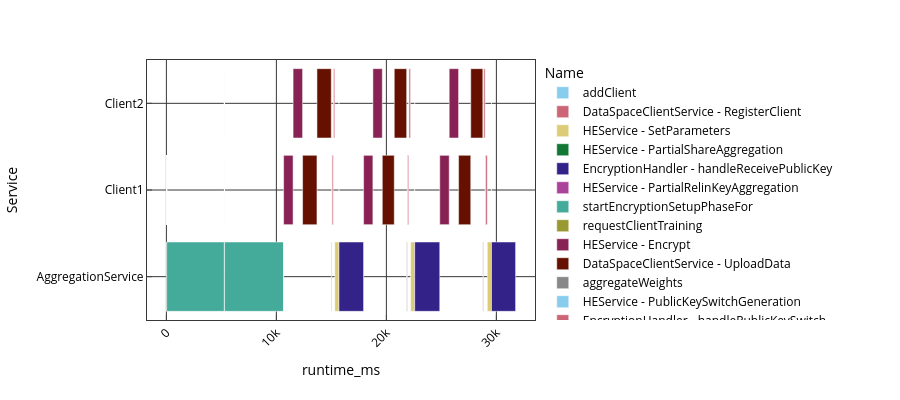

Source (notebook cell):
### Code cell
df = px.data.tips()
fig = px.bar(data_joined, base="Start_without_offset", x="runtime_ms", y="Service", color='Name', orientation='h',
             hover_data=["EndTime", "StartMs", "runtime_ms"], color_discrete_sequence=px.colors.qualitative.Safe,
             height=400)
fig.show()

### Figure 1 — Plotly figure (JSON) as saved in the notebook; plotly's stock layout.template omitted (floating-point values rounded to 4 significant figures)
{"data": [{"base": [0, 5259.0], "customdata": [["14:41:25.964356", 0], ["14:41:34.049860", 8086.0]], "hovertemplate": "Name=addClient<br>Start_without_offset=%{base}<br>runtime_ms=%{x}<br>Service=%{y}<br>EndTime=%{customdata[0]}<br>StartMs=%{customdata[1]}<extra></extra>", "legendgroup": "addClient", "marker": {"color": "rgb(136, 204, 238)", "pattern": {"shape": ""}}, "name": "addClient", "orientation": "h", "showlegend": true, "textposition": "auto", "type": "bar", "x": [0.001833, 0.000833], "xaxis": "x", "y": ["AggregationService", "AggregationService"], "yaxis": "y"}, {"base": [0.001833, 5259.0], "customdata": [["14:41:25.975143", 10.79], ["14:41:34.060062", 8096.0]], "hovertemplate": "Name=DataSpaceClientService - RegisterClient<br>Start_without_offset=%{base}<br>runtime_ms=%{x}<br>Service=%{y}<br>EndTime=%{customdata[0]}<br>StartMs=%{customdata[1]}<extra></extra>", "legendgroup": "DataSpaceClientService - RegisterClient", "marker": {"color": "rgb(204, 102, 119)", "pattern": {"shape": ""}}, "name": "DataSpaceClientService - RegisterClient", "orientation": "h", "showlegend": true, "textposition": "auto", "type": "bar", "x": [13.21, 12.49], "xaxis": "x", "y": ["Client1", "Client2"], "yaxis": "y"}, {"base": [13.21, 5271.0], "customdata": [["14:41:25.983500", 19.14], ["14:41:34.068452", 8104.0]], "hovertemplate": "Name=HEService - SetParameters<br>Start_without_offset=%{base}<br>runtime_ms=%{x}<br>Service=%{y}<br>EndTime=%{customdata[0]}<br>StartMs=%{customdata[1]}<extra></extra>", "legendgroup": "HEService - SetParameters", "marker": {"color": "rgb(221, 204, 119)", "pattern": {"shape": ""}}, "name": "HEService - SetParameters", "orientation": "h", "showlegend": true, "textposition": "auto", "type": "bar", "x": [8.294, 8.337], "xaxis": "x", "y": ["Client1", "Client2"], "yaxis": "y"}, {"base": [21.5, 5279.0, 5279.0], "customdata": [["14:41:30.996970", 5033.0], ["14:41:39.057244", 13090.0], ["14:41:39.058305", 13090.0]], "hovertemplate": "Name=HEService - PartialShareAggregation<br>Start_without_offset=%{base}<br>runtime_ms=%{x}<br>Service=%{y}<br>EndTime=%{customdata[0]}<br>StartMs=%{customdata[1]}<extra></extra>", "legendgroup": "HEService - PartialShareAggregation", "marker": {"color": "rgb(17, 119, 51)", "pattern": {"shape": ""}}, "name": "HEService - PartialShareAggregation", "orientation": "h", "showlegend": true, "textposition": "auto", "type": "bar", "x": [0.008583, 0.002375, 0.0015], "xaxis": "x", "y": ["Client1", "Client1", "Client2"], "yaxis": "y"}, {"base": [21.51, 5279.0, 5281.0], "customdata": [["14:41:31.011173", 5047.0], ["14:41:39.062853", 13100.0], ["14:41:39.064792", 13100.0]], "hovertemplate": "Name=EncryptionHandler - handleReceivePublicKey<br>Start_without_offset=%{base}<br>runtime_ms=%{x}<br>Service=%{y}<br>EndTime=%{customdata[0]}<br>StartMs=%{customdata[1]}<extra></extra>", "legendgroup": "EncryptionHandler - handleReceivePublicKey", "marker": {"color": "rgb(51, 34, 136)", "pattern": {"shape": ""}}, "name": "EncryptionHandler - handleReceivePublicKey", "orientation": "h", "showlegend": true, "textposition": "auto", "type": "bar", "x": [1.149, 1.256, 1.117], "xaxis": "x", "y": ["Client1", "Client1", "Client2"], "yaxis": "y"}, {"base": [22.66, 5282.0, 5284.0], "customdata": [["14:41:31.037810", 5073.0], ["14:41:39.082244", 13120.0], ["14:41:39.259197", 13290.0]], "hovertemplate": "Name=HEService - PartialRelinKeyAggregation<br>Start_without_offset=%{base}<br>runtime_ms=%{x}<br>Service=%{y}<br>EndTime=%{customdata[0]}<br>StartMs=%{customdata[1]}<extra></extra>", "legendgroup": "HEService - PartialRelinKeyAggregation", "marker": {"color": "rgb(170, 68, 153)", "pattern": {"shape": ""}}, "name": "HEService - PartialRelinKeyAggregation", "orientation": "h", "showlegend": true, "textposition": "auto", "type": "bar", "x": [2.38, 2.257, 2.449], "xaxis": "x", "y": ["Client1", "Client1", "Client2"], "yaxis": "y"}, {"base": [25.04, 5287.0], "customdata": [["14:41:31.197952", 5234.0], ["14:41:39.414548", 13450.0]], "hovertemplate": "Name=startEncryptionSetupPhaseFor<br>Start_without_offset=%{base}<br>runtime_ms=%{x}<br>Service=%{y}<br>EndTime=%{customdata[0]}<br>StartMs=%{customdata[1]}<extra></extra>", "legendgroup": "startEncryptionSetupPhaseFor", "marker": {"color": "rgb(68, 170, 153)", "pattern": {"shape": ""}}, "name": "startEncryptionSetupPhaseFor", "orientation": "h", "showlegend": true, "textposition": "auto", "type": "bar", "x": [5234.0, 5365.0], "xaxis": "x", "y": ["AggregationService", "AggregationService"], "yaxis": "y"}, {"base": [10650.0, 17930.0, 21840.0], "customdata": [["14:41:53.083988", 27120.0], ["14:42:32.191933", 66230.0], ["14:42:51.979431", 86020.0]], "hovertemplate": "Name=requestClientTraining<br>Start_without_offset=%{base}<br>runtime_ms=%{x}<br>Service=%{y}<br>EndTime=%{customdata[0]}<br>StartMs=%{customdata[1]}<extra></extra>", "legendgroup": "requestClientTraining", "marker": {"color": "rgb(153, 153, 51)", "pattern": {"shape": ""}}, "name": "requestClientTraining", "orientation": "h", "showlegend": true, "textposition": "auto", "type": "bar", "x": [4.722, 3.158, 1.942], "xaxis": "x", "y": ["AggregationService", "AggregationService", "AggregationService"], "yaxis": "y"}, {"base": [10660.0, 11520.0, 17930.0, 18770.0, 24850.0, 25710.0], "customdata": [["14:42:05.271684", 39310.0], ["14:42:05.300475", 39340.0], ["14:42:44.415670", 78450.0], ["14:42:44.537027", 78570.0], ["14:43:04.942781", 98980.0], ["14:43:04.951598", 98990.0]], "hovertemplate": "Name=HEService - Encrypt<br>Start_without_offset=%{base}<br>runtime_ms=%{x}<br>Service=%{y}<br>EndTime=%{customdata[0]}<br>StartMs=%{customdata[1]}<extra></extra>", "legendgroup": "HEService - Encrypt", "marker": {"color": "rgb(136, 34, 85)", "pattern": {"shape": ""}}, "name": "HEService - Encrypt", "orientation": "h", "showlegend": true, "textposition": "auto", "type": "bar", "x": [862.0, 864.1, 845.8, 854.6, 859.0, 853.0], "xaxis": "x", "y": ["Client1", "Client2", "Client1", "Client2", "Client1", "Client2"], "yaxis": "y"}, {"base": [12380.0, 13690.0, 19630.0, 20720.0, 26560.0, 27670.0], "customdata": [["14:42:06.613421", 40650.0], ["14:42:06.638348", 40670.0], ["14:42:45.530398", 79570.0], ["14:42:45.700854", 79740.0], ["14:43:06.080628", 100100.0], ["14:43:06.081617", 100100.0]], "hovertemplate": "Name=DataSpaceClientService - UploadData<br>Start_without_offset=%{base}<br>runtime_ms=%{x}<br>Service=%{y}<br>EndTime=%{customdata[0]}<br>StartMs=%{customdata[1]}<extra></extra>", "legendgroup": "DataSpaceClientService - UploadData", "marker": {"color": "rgb(102, 17, 0)", "pattern": {"shape": ""}}, "name": "DataSpaceClientService - UploadData", "orientation": "h", "showlegend": true, "textposition": "auto", "type": "bar", "x": [1306.0, 1300.0, 1087.0, 1128.0, 1107.0, 1097.0], "xaxis": "x", "y": ["Client1", "Client2", "Client1", "Client2", "Client1", "Client2"], "yaxis": "y"}, {"base": [14990.0, 21850.0, 28770.0], "customdata": [["14:42:24.106563", 58140.0], ["14:42:54.093164", 88130.0], ["14:43:24.133487", 118200.0]], "hovertemplate": "Name=aggregateWeights<br>Start_without_offset=%{base}<br>runtime_ms=%{x}<br>Service=%{y}<br>EndTime=%{customdata[0]}<br>StartMs=%{customdata[1]}<extra></extra>", "legendgroup": "aggregateWeights", "marker": {"color": "rgb(136, 136, 136)", "pattern": {"shape": ""}}, "name": "aggregateWeights", "orientation": "h", "showlegend": true, "textposition": "auto", "type": "bar", "x": [49.42, 53.15, 56.03], "xaxis": "x", "y": ["AggregationService", "AggregationService", "AggregationService"], "yaxis": "y"}, {"base": [15040.0, 15170.0, 21900.0, 22030.0, 28820.0, 28980.0], "customdata": [["14:42:24.294186", 58330.0], ["14:42:24.485745", 58520.0], ["14:42:54.275508", 88310.0], ["14:42:54.468298", 88500.0], ["14:43:24.298135", 118300.0], ["14:43:24.514684", 118600.0]], "hovertemplate": "Name=HEService - PublicKeySwitchGeneration<br>Start_without_offset=%{base}<br>runtime_ms=%{x}<br>Service=%{y}<br>EndTime=%{customdata[0]}<br>StartMs=%{customdata[1]}<extra></extra>", "legendgroup": "HEService - PublicKeySwitchGeneration", "marker": {"color": "rgb(136, 204, 238)", "pattern": {"shape": ""}}, "name": "HEService - PublicKeySwitchGeneration", "orientation": "h", "showlegend": true, "textposition": "auto", "type": "bar", "x": [29.73, 29.37, 29.6, 29.83, 29.71, 28.44], "xaxis": "x", "y": ["Client1", "Client2", "Client1", "Client2", "Client2", "Client1"], "yaxis": "y"}, {"base": [15070.0, 15200.0, 21930.0, 22060.0, 28850.0, 29010.0], "customdata": [["14:42:24.294211", 58330.0], ["14:42:24.485772", 58520.0], ["14:42:54.275537", 88310.0], ["14:42:54.468348", 88500.0], ["14:43:24.298161", 118300.0], ["14:43:24.514714", 118600.0]], "hovertemplate": "Name=EncryptionHandler - handlePublicKeySwitch<br>Start_without_offset=%{base}<br>runtime_ms=%{x}<br>Service=%{y}<br>EndTime=%{customdata[0]}<br>StartMs=%{customdata[1]}<extra></extra>", "legendgroup": "EncryptionHandler - handlePublicKeySwitch", "marker": {"color": "rgb(204, 102, 119)", "pattern": {"shape": ""}}, "name": "EncryptionHandler - handlePublicKeySwitch", "orientation": "h", "showlegend": true, "textposition": "auto", "type": "bar", "x": [106.1, 104.6, 99.5, 139.1, 128.2, 162.2], "xaxis": "x", "y": ["Client1", "Client2", "Client1", "Client2", "Client2", "Client1"], "yaxis": "y"}, {"base": [15310.0, 22200.0, 29170.0], "customdata": [["14:42:24.485907", 58520.0], ["14:42:54.468503", 88500.0], ["14:43:24.514961", 118600.0]], "hovertemplate": "Name=initiateKeySwitchGeneration<br>Start_without_offset=%{base}<br>runtime_ms=%{x}<br>Service=%{y}<br>EndTime=%{customdata[0]}<br>StartMs=%{customdata[1]}<extra></extra>", "legendgroup": "initiateKeySwitchGeneration", "marker": {"color": "rgb(221, 204, 119)", "pattern": {"shape": ""}}, "name": "initiateKeySwitchGeneration", "orientation": "h", "showlegend": true, "textposition": "auto", "type": "bar", "x": [379.3, 375.2, 381.4], "xaxis": "x", "y": ["AggregationService", "AggregationService", "AggregationService"], "yaxis": "y"}, {"base": [15690.0, 15690.0, 22570.0, 22570.0, 29550.0, 29550.0], "customdata": [["14:42:24.486488", 58520.0], ["14:42:24.487010", 58520.0], ["14:42:54.469092", 88500.0], ["14:42:54.469691", 88510.0], ["14:43:24.515568", 118600.0], ["14:43:24.516097", 118600.0]], "hovertemplate": "Name=EncryptionHandler - handlePublicKeySwitchAggregate<br>Start_without_offset=%{base}<br>runtime_ms=%{x}<br>Service=%{y}<br>EndTime=%{customdata[0]}<br>StartMs=%{customdata[1]}<extra></extra>", "legendgroup": "EncryptionHandler - handlePublicKeySwitchAggregate", "marker": {"color": "rgb(17, 119, 51)", "pattern": {"shape": ""}}, "name": "EncryptionHandler - handlePublicKeySwitchAggregate", "orientation": "h", "showlegend": true, "textposition": "auto", "type": "bar", "x": [0.006625, 0.005791, 0.008083, 0.006792, 0.00675, 0.005167], "xaxis": "x", "y": ["Client2", "Client1", "Client2", "Client1", "Client1", "Client2"], "yaxis": "y"}, {"base": [15690.0, 22570.0, 29550.0], "customdata": [["14:42:27.629453", 61670.0], ["14:42:57.712434", 91750.0], ["14:43:27.626251", 121700.0]], "hovertemplate": "Name=updateClientModels<br>Start_without_offset=%{base}<br>runtime_ms=%{x}<br>Service=%{y}<br>EndTime=%{customdata[0]}<br>StartMs=%{customdata[1]}<extra></extra>", "legendgroup": "updateClientModels", "marker": {"color": "rgb(51, 34, 136)", "pattern": {"shape": ""}}, "name": "updateClientModels", "orientation": "h", "showlegend": true, "textposition": "auto", "type": "bar", "x": [2239.0, 2279.0, 2194.0], "xaxis": "x", "y": ["AggregationService", "AggregationService", "AggregationService"], "yaxis": "y"}], "layout": {"barmode": "relative", "height": 400, "legend": {"title": {"text": "Name"}, "tracegroupgap": 0}, "margin": {"t": 60}, "xaxis": {"anchor": "y", "domain": [0, 1], "title": {"text": "runtime_ms"}}, "yaxis": {"anchor": "x", "domain": [0, 1], "title": {"text": "Service"}}}}
